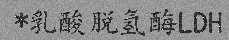
#> input picture myData/examples/example_noise.jpg, 229 x 40 px
$ python -i Test_ImageUtils.py   (imports and definitions only)
#> lines starting #> are read from the running program, lines starting #| are printed output that depends on the picture; after the words box and inside, x2 and y2 are one past the last pixel; in counts of white or black regions, pixels touching at a corner belong together
#!/usr/bin/env python
# -*- coding: utf-8 -*-
import cv2
import numpy as np
import logging

# [22 lines left out: functions LoadImages, IsDarkCharLightBack, not called in this run]

def BinImage(img):
    if IsGrayImage(img):
        threshold,binImage = cv2.threshold(img,0,255,cv2.THRESH_BINARY|cv2.THRESH_OTSU)
    else:
        grayImage = GrayImage(img)
        threshold,binImage = cv2.threshold(grayImage,0,255,cv2.THRESH_BINARY|cv2.THRESH_OTSU)
    return binImage

def IsGrayImage(img):
    if img.shape[2] == 1:
        return True
    else:
        return False# or True

def GrayImage(img):
    if IsGrayImage(img):
        return img
    else:
        img = cv2.cvtColor(img,cv2.COLOR_RGB2GRAY)
        return img

# [58 lines left out: functions TextRegion, GetMeanStd, not called in this run]

>>> import cv2
>>> picture = cv2.cvtColor(cv2.imread('../myData/examples/example_noise.jpg'), cv2.COLOR_BGR2RGB)
#> picture is the input picture: shape (40, 229, 3); min 0, max 255, mean 135.8
>>> result = BinImage(picture)
#> in BinImage, `threshold,binImage = cv2.threshold(grayImage,0,255,cv2.THRESH_BINARY|c..`:
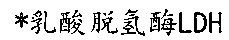
#> binImage: shape (40, 229); 84.3% white; black in thin lines or dots, all inside (x1, y1, x2, y2) = (15, 9, 222, 36)
#> in BinImage, `threshold,binImage = cv2.threshold(grayImage,0,255,cv2.THRESH_BINARY|c..`: threshold = 100
